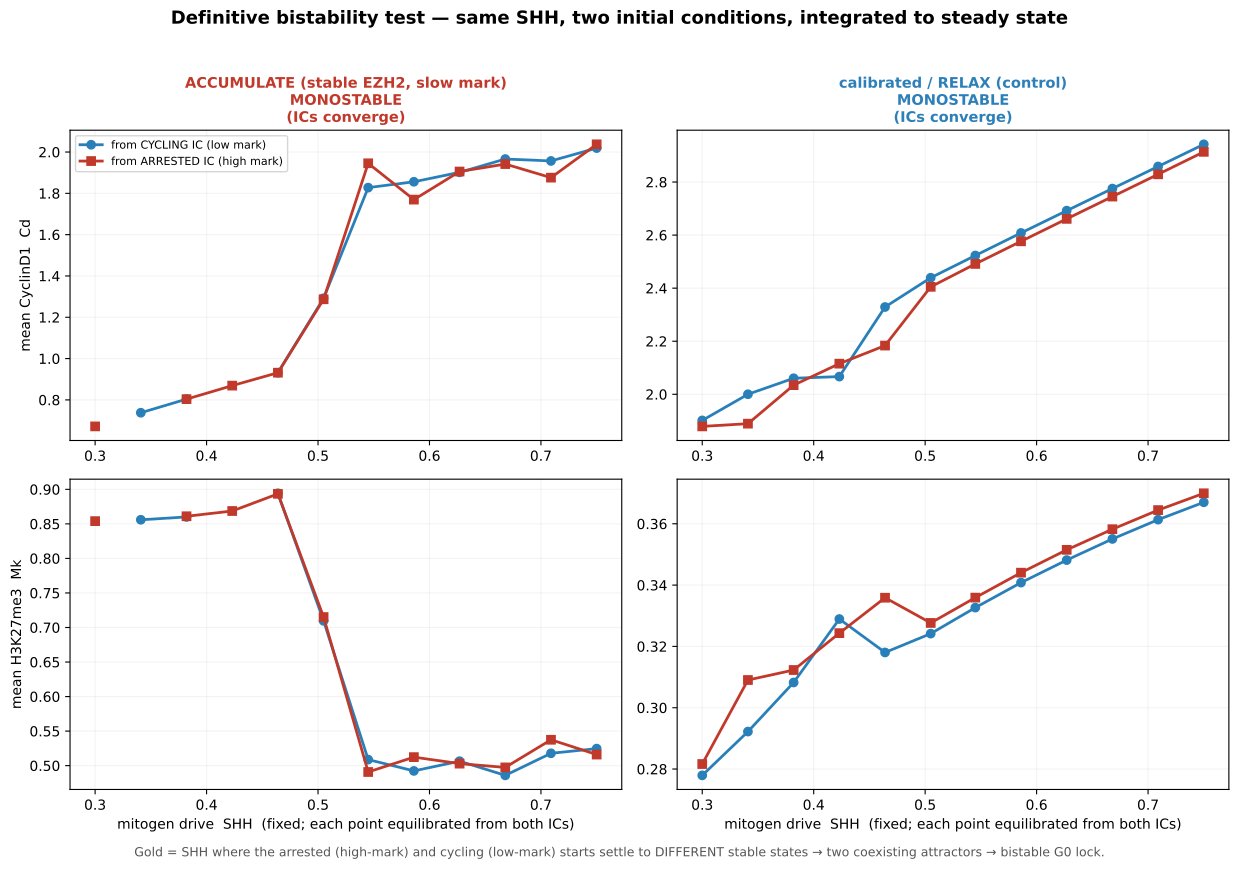

Here is the Python script that generated this plot:
"""DEFINITIVE bistability test: fixed-SHH, two-initial-condition equilibration.

For each SHH we drop the cell in from BOTH extremes and integrate to TRUE steady state (robust,
stiff-zone tolerance escalation), then read out whether it settled cycling or arrested:
  - from ARRESTED  (high-mark IC, built at SHH=0.05)
  - from CYCLING   (low-mark IC, built at SHH=1.0)
If the two ICs settle to DIFFERENT stable states at the same SHH -> BISTABLE at that SHH; the SHH
range where they differ = the hysteresis window (no sweep transients, no path dependence).

Run at ACCUMULATE (kDeEZ=5e-5, del_mk=3e-4 — stable EZH2, slow mark) and calibrated (RELAX) control.
Run:  ./venv/bin/python simulations/fig_v44_g0_bistability_confirm.py [--mini] [--fresh]
"""
import sys, os
sys.path.insert(0, os.path.dirname(os.path.dirname(os.path.abspath(__file__))))
import numpy as np
import matplotlib
matplotlib.use('Agg')
import matplotlib.pyplot as plt
import tellurium as te
from scipy.signal import find_peaks
from src.build_model_v44_heldt import build_model_v44

MINI = '--mini' in sys.argv
FRESH = '--fresh' in sys.argv or MINI
CACHE = 'simulations/fig_v44_g0_bistability_confirm_cache.npz' if not MINI else 'simulations/fig_v44_g0_bistability_confirm_mini.npz'
SCRATCH = '/private/tmp/claude-501/-Users-jpurzner-Dropbox-Q-research-py-projects-ezh2-cyclind1-scheckpoint/81291f88-7d19-4149-be27-53b1162ee52d/scratchpad'

M = build_model_v44(with_ezh2=True, with_hh=True)
GNP = dict(MYCN_amplification=1.0, Ptch1_copy_number=1.0, p16=0.0, p18=0.464, kSyP21=0.002, HHi=0, EZH2i=0)
SETTINGS = [
    dict(name='ACCUMULATE (stable EZH2, slow mark)', kDeEZ=5.0e-5, del_mk=3e-4, col='#c0392b'),
    dict(name='calibrated / RELAX (control)',        kDeEZ=1.5e-4, del_mk=7e-4, col='#2c7fb8'),
]
SHHG = np.round(np.linspace(0.30, 0.75, 5 if MINI else 12), 3)
T_EQ = 40000 if MINI else 70000       # equilibration to steady state (min); ACCUMULATE mark is slow
T_PRE_ARR = 30000
T_PRE_CYC = 15000
ATOLS = (1e-7, 1e-6, 1e-5, 1e-4)


def rr():
    r = te.loada(M); r.integrator.setValue('relative_tolerance', 1e-6)
    try: r.integrator.setValue('maximum_num_steps', 500000)
    except Exception: pass
    return r


def _chunks(r, t0, total, chunk=10000, sel=None):
    """robust chunked integration with tolerance escalation; returns last successful result & end time."""
    t = t0; last = None
    while t < t0 + total:
        ok = False
        for atol in ATOLS:
            try:
                r.integrator.setValue('absolute_tolerance', atol)
                last = r.simulate(t, t + chunk, max(80, int(chunk / 5)), selections=sel or ['time', 'MPF', 'Mk', 'Cd'])
                ok = True; break
            except Exception:
                continue
        if not ok:
            break
        t += chunk
    return last, t


def build_ic(kdeez, delmk, shh0, T, fname):
    r = rr(); r.reset()
    for k, v in GNP.items(): r[k] = v
    r['kDeEZ'] = float(kdeez); r['del_mk'] = float(delmk); r['SHH'] = float(shh0)
    _chunks(r, 0.0, T)
    r.saveState(fname)


def run_from_ic(kdeez, delmk, shh, icfile):
    r = rr(); r.loadState(icfile)
    r['kDeEZ'] = float(kdeez); r['del_mk'] = float(delmk); r['SHH'] = float(shh)
    _, tend = _chunks(r, 0.0, T_EQ)
    res, _ = _chunks(r, tend, 12000)          # measurement window at steady state
    if res is None:
        return np.nan, np.nan, np.nan
    pk, _ = find_peaks(res['MPF'], prominence=0.15, distance=200)
    hrs = (res['time'][-1] - res['time'][0]) / 60.0
    rate = len(pk) / hrs * 168.0 if hrs > 0 else 0.0
    return rate, float(np.nanmean(res['Mk'])), float(np.nanmean(res['Cd']))


if FRESH or not os.path.exists(CACHE):
    RATE_ARR, RATE_CYC, MK_ARR, MK_CYC, CD_ARR, CD_CYC = ([] for _ in range(6))
    for s in SETTINGS:
        af = os.path.join(SCRATCH, 'ic_arr.dat'); cf = os.path.join(SCRATCH, 'ic_cyc.dat')
        build_ic(s['kDeEZ'], s['del_mk'], 0.05, T_PRE_ARR, af)
        build_ic(s['kDeEZ'], s['del_mk'], 1.00, T_PRE_CYC, cf)
        ra, rc, ma, mc, ca, cc = [], [], [], [], [], []
        for shh in SHHG:
            r1 = run_from_ic(s['kDeEZ'], s['del_mk'], shh, af)   # from arrested
            r2 = run_from_ic(s['kDeEZ'], s['del_mk'], shh, cf)   # from cycling
            ra.append(r1[0]); ma.append(r1[1]); ca.append(r1[2])
            rc.append(r2[0]); mc.append(r2[1]); cc.append(r2[2])
            print(f"  {s['name'][:22]:22s} SHH={shh:.2f}  arrIC[div {r1[0]:.1f} Mk {r1[1]:.2f} Cd {r1[2]:.2f}]  cycIC[div {r2[0]:.1f} Mk {r2[1]:.2f} Cd {r2[2]:.2f}]", flush=True)
        RATE_ARR.append(ra); RATE_CYC.append(rc); MK_ARR.append(ma); MK_CYC.append(mc); CD_ARR.append(ca); CD_CYC.append(cc)
        np.savez(CACHE, SHHG=SHHG, RATE_ARR=RATE_ARR, RATE_CYC=RATE_CYC, MK_ARR=MK_ARR, MK_CYC=MK_CYC,
                 CD_ARR=CD_ARR, CD_CYC=CD_CYC, names=[x['name'] for x in SETTINGS], cols=[x['col'] for x in SETTINGS])
    print('cached ->', CACHE, flush=True)

z = np.load(CACHE, allow_pickle=True)
SHHG = z['SHHG']; names = list(z['names']); cols = list(z['cols'])
RATE_ARR, RATE_CYC = z['RATE_ARR'], z['RATE_CYC']; MK_ARR, MK_CYC = z['MK_ARR'], z['MK_CYC']; CD_ARR, CD_CYC = z['CD_ARR'], z['CD_CYC']

fig, axes = plt.subplots(2, 2, figsize=(12.5, 8.6))
for j, (nm, cl) in enumerate(zip(names, cols)):
    # bistable where the two ICs settle to DIFFERENT stable states, judged by the smooth CyclinD1
    # order parameter (div-count is too quantized and false-positives on missed peaks).
    THR = 1.5
    ca = np.asarray(CD_ARR[j], float); cc = np.asarray(CD_CYC[j], float)
    valid = ~(np.isnan(ca) | np.isnan(cc))
    bist = np.zeros(len(SHHG), bool)
    bist[valid] = (ca[valid] > THR) != (cc[valid] > THR)
    win = SHHG[bist]
    width = (win.max() - win.min()) if bist.any() else 0.0
    for row, (YA, YC, yl) in enumerate([(CD_ARR[j], CD_CYC[j], 'mean CyclinD1  Cd'), (MK_ARR[j], MK_CYC[j], 'mean H3K27me3  Mk')]):
        a = axes[row, j]
        a.plot(SHHG, YC, '-o', color='#2980b9', ms=6, lw=2, label='from CYCLING IC (low mark)')
        a.plot(SHHG, YA, '-s', color='#c0392b', ms=6, lw=2, label='from ARRESTED IC (high mark)')
        for k in np.where(bist)[0]:
            a.axvspan(SHHG[k] - (SHHG[1]-SHHG[0])/2, SHHG[k] + (SHHG[1]-SHHG[0])/2, color='gold', alpha=0.3)
        if row == 0:
            verdict = f'BISTABLE\nwindow ΔSHH ≈ {width:.2f}' if bist.any() else 'MONOSTABLE\n(ICs converge)'
            a.set_title(f'{nm}\n{verdict}', fontsize=10.5, fontweight='bold', color=cl)
            if j == 0: a.legend(fontsize=8, loc='upper left')
        a.set_ylabel(yl if j == 0 else ''); a.grid(alpha=0.15)
        if row == 1: a.set_xlabel('mitogen drive  SHH  (fixed; each point equilibrated from both ICs)')
fig.suptitle('Definitive bistability test — same SHH, two initial conditions, integrated to steady state',
             fontsize=13, fontweight='bold', y=0.99)
fig.text(0.5, 0.005, 'Gold = SHH where the arrested (high-mark) and cycling (low-mark) starts settle to DIFFERENT stable states → two coexisting attractors → bistable G0 lock.',
         ha='center', fontsize=9, color='#555')
plt.tight_layout(rect=[0, 0.015, 1, 0.97])
plt.savefig('simulations/fig_v44_g0_bistability_confirm.png', dpi=150, bbox_inches='tight')
plt.savefig('simulations/fig_v44_g0_bistability_confirm.pdf', bbox_inches='tight')
plt.close()
print('Saved fig_v44_g0_bistability_confirm.png')
